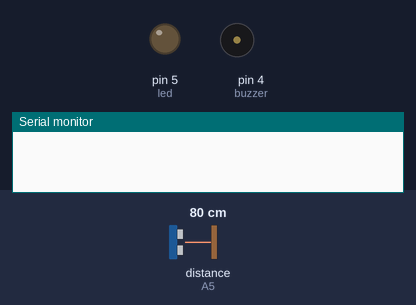
Bench run of a sketch on a simulated Arduino Uno, built with avr-gcc and run on an emulated ATmega328P. Shown: output pins drawn as LEDs (lit = HIGH), buzzer (waves = sounding, pin HIGH), the last lines printed to the serial monitor. Wiring (inferred from the names in the program): ultrasonic range finder: trigger pin 2; echo A5. Dashed ring = blinking. Inputs (shaded band) come from the test bench; at power-on: distance to the obstacle (sensor on A5) 80 cm. The echo pulse lasts 58.3 µs per cm; pins used as bus, display or sensor lines are not drawn.

Above: at 0.9 s.
At 2.3 s:
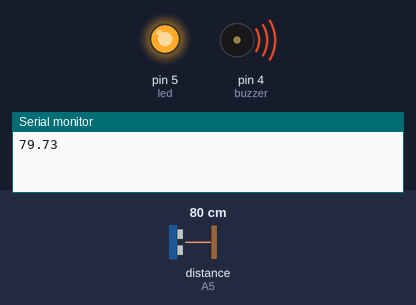
2.4 s: distance to the obstacle (sensor on A5) set to 2 cm
4.6 s: distance to the obstacle (sensor on A5) set to 4 cm
At 4.94 s:
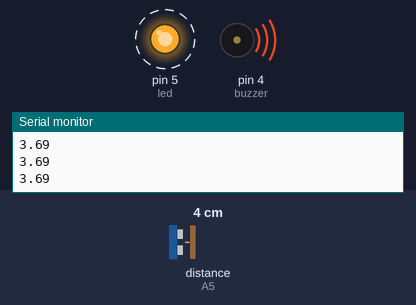
Timing chart, 0 to 14.1 s (numbered marks = the images above; inputs shaded):
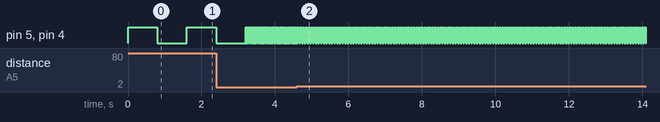

Measured:
- after the input at 4.6 s, pin 5 (led), pin 4 (buzzer): alternates HIGH for 0.04 s and LOW for 0.04 s, starting after 0.09 s

The sketch:

pulsadorLedRGB_092021.ino
```cpp
/****************************************************************
  DEtectar moviemnto con ultrasonido y activar buzzer y led
  Materiales:
  led RGB
  buzzer
  ultrasonido
  1 resistencias 220 omh (led)
  Arduino UNO
  Resistencias de 220omh

*****************************************************************/
/*Variables para guardar velocidad, distancia y tiempo*/
float velocidad = 0.01716, distancia = 0, tiempo = 0;

/*Variables para pines echo y trigger del ultrasonido, buzzer y led*/
int trigger = 2, echo = A5, buzzer = 4, led = 5;

void setup()
{
  Serial.begin(9600);
 	pinMode(trigger, OUTPUT);
  pinMode(echo, INPUT);
  pinMode(buzzer, OUTPUT);
  pinMode(led, OUTPUT);

}

void loop()
{
  digitalWrite(trigger,LOW);
  delayMicroseconds(20);
  digitalWrite(trigger,HIGH);
  delayMicroseconds(10);
  digitalWrite(trigger,LOW);

  tiempo = pulseIn(echo,HIGH);

  distancia = velocidad * tiempo;

  if(distancia < 100){
  	digitalWrite(buzzer, HIGH);
    digitalWrite(led, HIGH);
    delay(distancia*10);
    digitalWrite(buzzer, LOW);
    digitalWrite(led, LOW);
    delay(distancia*10);
  }
  Serial.println(distancia);
}
```
